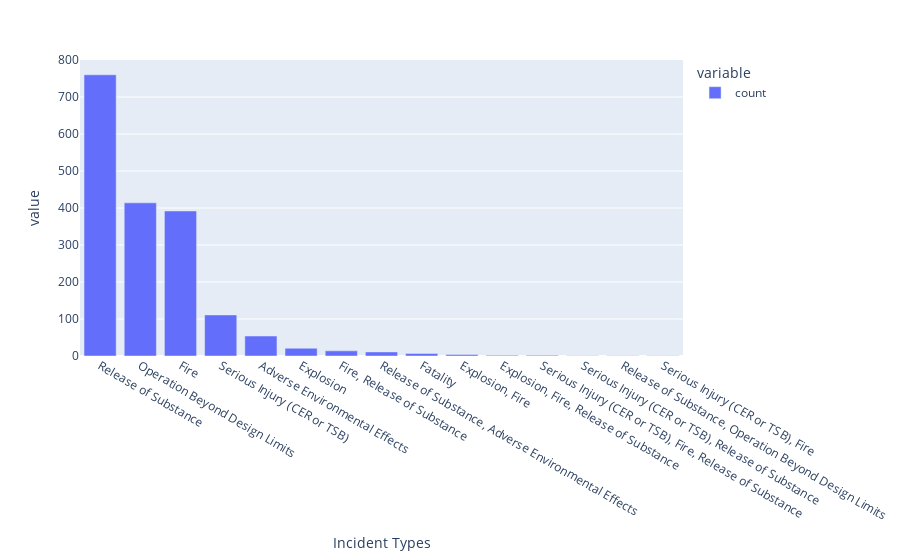

The cell this chart's notebook holds for it:
### Code cell
px.bar(data["Incident Types"].value_counts(), labels=)

### Figure 1 — Plotly figure (JSON) as saved in the notebook; plotly's stock layout.template omitted (floating-point values rounded to 4 significant figures)
{"data": [{"alignmentgroup": "True", "hovertemplate": "variable=count<br>Incident Types=%{x}<br>value=%{y}<extra></extra>", "legendgroup": "count", "marker": {"color": "#636efa", "pattern": {"shape": ""}}, "name": "count", "offsetgroup": "count", "orientation": "v", "showlegend": true, "textposition": "auto", "type": "bar", "x": ["Release of Substance", "Operation Beyond Design Limits", "Fire", "Serious Injury (CER or TSB)", "Adverse Environmental Effects", "Explosion", "Fire, Release of Substance", "Release of Substance, Adverse Environmental Effects", "Fatality", "Explosion, Fire", "Explosion, Fire, Release of Substance", "Serious Injury (CER or TSB), Fire, Release of Substance", "Serious Injury (CER or TSB), Release of Substance", "Release of Substance, Operation Beyond Design Limits", "Serious Injury (CER or TSB), Fire"], "xaxis": "x", "y": [760, 414, 392, 111, 54, 21, 14, 11, 7, 4, 2, 2, 1, 1, 1], "yaxis": "y"}], "layout": {"barmode": "relative", "legend": {"title": {"text": "variable"}, "tracegroupgap": 0}, "margin": {"t": 60}, "xaxis": {"anchor": "y", "domain": [0, 1], "title": {"text": "Incident Types"}}, "yaxis": {"anchor": "x", "domain": [0, 1], "title": {"text": "value"}}}}
